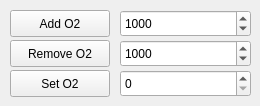
      <widget class="QWidget" name="tab_5">
       <attribute name="title">
        <string>Oxygen</string>
       </attribute>
       <widget class="QSpinBox" name="rem_o2_spinbox">
        <property name="geometry">
         <rect>
          <x>120</x>
          <y>40</y>
          <width>131</width>
          <height>27</height>
         </rect>
        </property>
        <property name="toolTip">
         <string extracomment="Amount of CO2 to remove"/>
        </property>
        <property name="statusTip">
         <string>How much oxygen to subtract</string>
        </property>
        <property name="maximum">
         <number>999999999</number>
        </property>
        <property name="singleStep">
         <number>100</number>
        </property>
        <property name="value">
         <number>1000</number>
        </property>
       </widget>
       <widget class="QSpinBox" name="o2_spinbox">
        <property name="geometry">
         <rect>
          <x>120</x>
          <y>10</y>
          <width>131</width>
          <height>27</height>
         </rect>
        </property>
        <property name="toolTip">
         <string extracomment="Amount of CO2 to add"/>
        </property>
        <property name="statusTip">
         <string>How much oxygen to add</string>
        </property>
        <property name="maximum">
         <number>999999999</number>
        </property>
        <property name="singleStep">
         <number>100</number>
        </property>
        <property name="value">
         <number>1000</number>
        </property>
       </widget>
       <widget class="QPushButton" name="set_o2_btn">
        <property name="geometry">
         <rect>
          <x>10</x>
          <y>70</y>
          <width>100</width>
          <height>27</height>
         </rect>
        </property>
        <property name="toolTip">
         <string extracomment="Sets the world's CO2 to a specific value"/>
        </property>
        <property name="text">
         <string>Set O2</string>
        </property>
       </widget>
       <widget class="QPushButton" name="add_o2_btn">
        <property name="geometry">
         <rect>
          <x>10</x>
          <y>10</y>
          <width>100</width>
          <height>27</height>
         </rect>
        </property>
        <property name="toolTip">
         <string extracomment="Adds CO2 into the world"/>
        </property>
        <property name="text">
         <string>Add O2</string>
        </property>
       </widget>
       <widget class="QPushButton" name="rem_o2_btn">
        <property name="geometry">
         <rect>
          <x>10</x>
          <y>40</y>
          <width>100</width>
          <height>27</height>
         </rect>
        </property>
        <property name="toolTip">
         <string extracomment="Removes CO2 from the world"/>
        </property>
        <property name="text">
         <string>Remove O2</string>
        </property>
       </widget>
       <widget class="QSpinBox" name="set_o2_spinbox">
        <property name="geometry">
         <rect>
          <x>120</x>
          <y>70</y>
          <width>131</width>
          <height>27</height>
         </rect>
        </property>
        <property name="toolTip">
         <string extracomment="New CO2 value"/>
        </property>
        <property name="statusTip">
         <string>The new oxygen value</string>
        </property>
        <property name="maximum">
         <number>999999999</number>
        </property>
        <property name="singleStep">
         <number>5000</number>
        </property>
        <property name="value">
         <number>0</number>
        </property>
       </widget>
      </widget>
